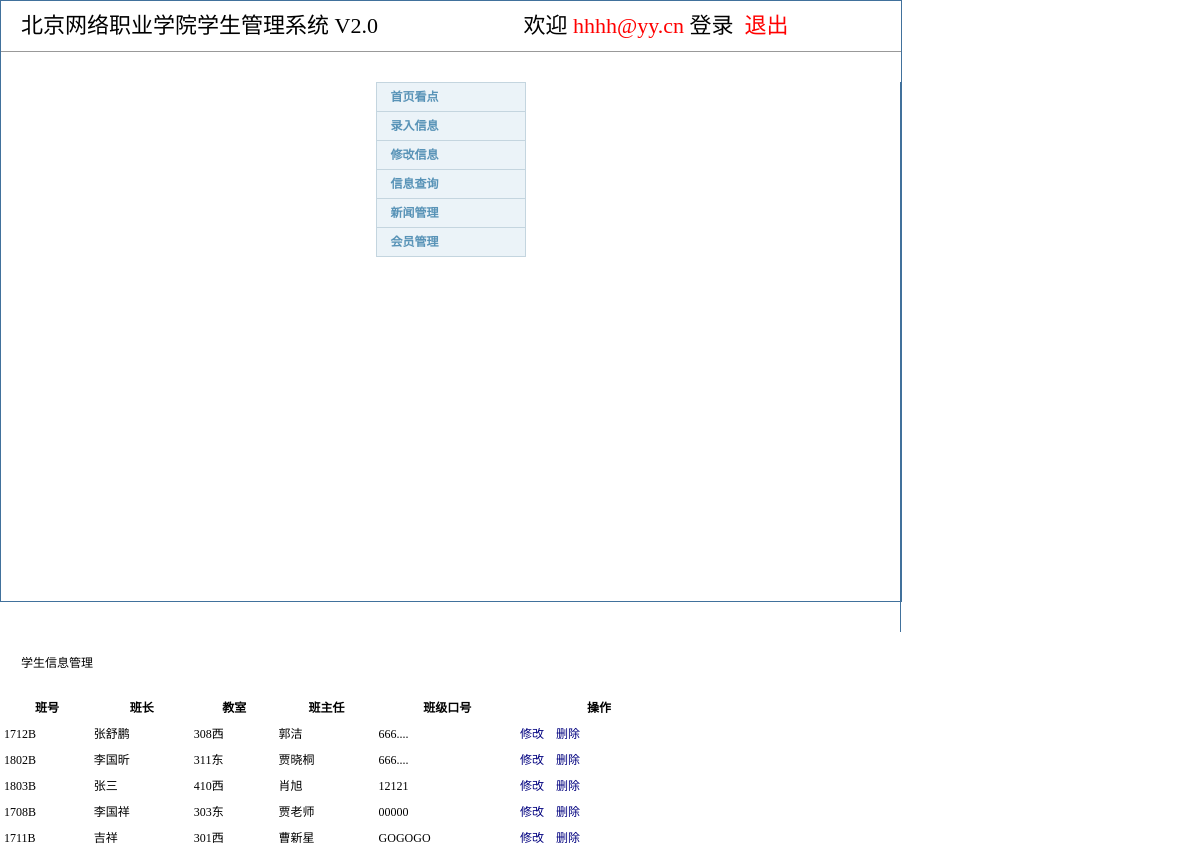
/banji-list.php (signed in), run on the app's committed database.
### tables this page shows
CREATE TABLE `banji` (
  `班号` char(100) NOT NULL,
  `班长` varchar(100) NOT NULL,
  `教室` varchar(20) NOT NULL,
  `班主任` varchar(20) NOT NULL,
  `班级口号` char(200) NOT NULL,
  PRIMARY KEY (`班号`)
);

### banji-list.php (the view, shortened to what this page needs)
<?php
include 'conn.php';
$sql = "select * from banji";
$result = mysqli_query($conn,$sql);
?>
<?php include "head.php" ?>
		<div class="sui-layout" style="height: 550px">
		  <div class="sidebar" style="height:100%;border-right:1px solid #41719c;">
<?php include "leftmenu.php" ?>
		  </div>
		  <div class="content">
			<p class="sui-text-xxlarge my-padd label-success">学生信息管理</p>
			<table class="sui-table table-bordered" style="width: 680px">
				<thead>
				    <tr>
				      <th>班号</th>
				      <th>班长</th>
				      <th>教室</th>
				      <th>班主任</th>
				      <th>班级口号</th>
				      <th>操作</th>
				    </tr>
				</thead>
				<tbody>
					<?php
						if(mysqli_num_rows($result)>0){
							while ($row = mysqli_fetch_assoc($result)) {
								echo "<tr>";
								echo "<td>{$row['班号']}</td>";
								echo "<td>{$row['班长']}</td>";
								echo "<td>{$row['教室']}</td>";
								echo "<td>{$row['班主任']}</td>";
								echo "<td>{$row['班级口号']}</td>";
								echo "<td><a class='sui-btn btn-samll btn-warning' href='banji-update.php?uid={$row['班号']}'>修改</a>
										&nbsp;&nbsp;
										<a class='sui-btn btn-samll btn-danger' href='banji-del.php?uid={$row['班号']}'>删除</a></td>";
								echo "</tr>";
							}
						}else{
							echo "<tr><td >暂无学生记录</td></tr>";
						}
					?>
				</tbody>
			</table>
		  </div>
		</div>
	</div>
</body>
</html>

### css/default.css (style rules this page uses)
body { margin:0;padding:0 0 12px 0;font-size:12px;line-height:22px;font-family:"\5b8b\4f53","Arial Narrow";background:#fff; }
form,ul,li,p,h1,h2,h3,h4,h5,h6 { margin:0;padding:0; }
a { color:#00007F;text-decoration:none; }
.my-padd { padding:20px; }

### head.php (style rules this page uses)
.content { -webkit-animation-name: fadeIn; -webkit-animation-duration: 2s; -webkit-animation-iteration-count: 1; -webkit-animation-delay: 0s; }

### data on the page
banji: 班号 "1712B", 班长 "张舒鹏", 教室 "308西", 班主任 "郭洁", 班级口号 "666...."
banji: 班号 "1802B", 班长 "李国昕", 教室 "311东", 班主任 "贾晓桐", 班级口号 "666...."
banji: 班号 "1803B", 班长 "张三", 教室 "410西", 班主任 "肖旭", 班级口号 "12121"
banji: 班号 "1708B", 班长 "李国祥", 教室 "303东", 班主任 "贾老师", 班级口号 "00000"
banji: 班号 "1711B", 班长 "吉祥", 教室 "301西", 班主任 "曹新星", 班级口号 "GOGOGO"

### other printed values
$_SESSION['usemail'] "hhhh@yy.cn"
